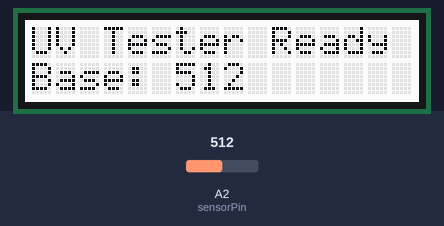
Bench run of a sketch on a simulated Arduino Uno, built with avr-gcc and run on an emulated ATmega328P. Shown: 16×2 character LCD. The inputs (shaded band) are chosen by the test bench; at power-on: A2 (sensorPin) = 512. What the sketch prints to the serial monitor is not drawn.

Above: at 1.3 s.
1.4 s: A2 (sensorPin) set to 716
At 2.1 s:
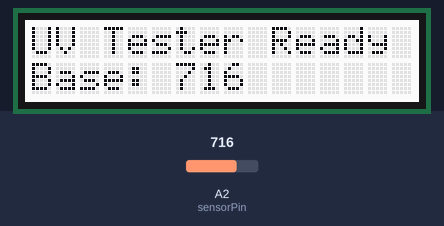
4.4 s: A2 (sensorPin) set to 900
At 5.7 s:
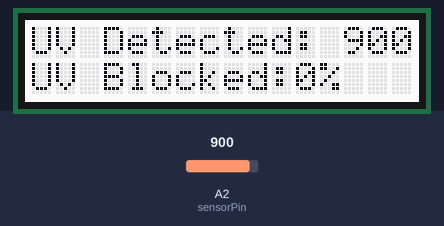
6.6 s: A2 (sensorPin) set to 1023
At 8.1 s:
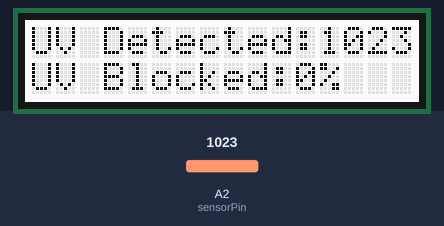
Timing chart, 0 to 9.6 s (numbered marks = the images above; inputs shaded):
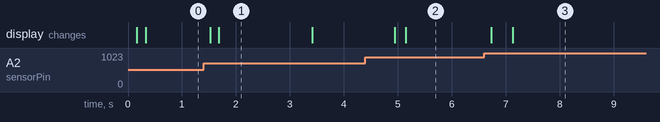

The sketch:

Suncream_LCD_1.ino
```cpp
#include <Wire.h>
#include "Waveshare_LCD1602_RGB.h"

Waveshare_LCD1602_RGB lcd(16, 2);

const int sensorPin  = A2;


int readUV() {
  long sum = 0;
  for (int i = 0; i < 30; i++) {
    sum += analogRead(sensorPin);
    delay(5);
  }
  return sum / 30;
}

int baseline = 0;  // clean slide value

void setup() {
  Serial.begin(9600);
  while (!Serial) {
    ;
  }

  Serial.println("UV Sunscreen Tester");
  Serial.println("--------------------");
  Serial.println("1) Insert CLEAN slide.");
  Serial.println("2) Wait for baseline to be saved.");
  Serial.println("3) Then insert SUNSCREEN slide.");
  Serial.println();

  // LCD INIT
  lcd.init();
  int r = 255, g = 255, b = 255; //brghtness
  lcd.setRGB(r, g, b);

  lcd.setCursor(0, 0);
  lcd.send_string("UV Tester Ready");

  lcd.setCursor(0, 1);
  lcd.send_string("Clean slide...");
}

void loop() {

  // RECORD BASELINE
  while (baseline == 0) {
    int reading = readUV();


    Serial.print("Baseline reading: ");
    Serial.println(reading);

    // LCD line 1: show baseline live
    lcd.setCursor(0, 1);
    char line[17];
    snprintf(line, sizeof(line), "Base:%4d       ", reading);
    lcd.send_string(line);

    static unsigned long start = millis();
    if (millis() - start > 3000) {
      baseline = reading;

      Serial.println();
      Serial.print("Baseline saved: ");
      Serial.println(baseline);
      Serial.println("Now insert SUNSCREEN slide.");
      Serial.println();

      // Show message on LCD
      lcd.setCursor(0, 0);
      lcd.send_string("Baseline Saved  ");
      lcd.setCursor(0, 1);
      lcd.send_string("Sunscreen slide ");
      delay(1500);

      // Clear slide
      lcd.setCursor(0, 0);
      lcd.send_string("                ");
      lcd.setCursor(0, 1);
      lcd.send_string("                ");
    }
  }

  //  MEASURE SUNSCREEN UV BLOCKING
  int current = readUV();
  if (baseline < 5) baseline = 5;

  float transmission = (float)current / baseline * 100.0;
  if (transmission > 100) transmission = 100;

  float blocked = 100.0 - transmission;

  // Serial debug
  Serial.print("Current: ");
  Serial.print(current);
  Serial.print("  |  UV Block: ");
  Serial.print(blocked, 1);
  Serial.println("%");

// DISPLAY ON LCD

// Line 0: UV detected
char line0[17];
snprintf(line0, sizeof(line0), "UV Detected:%4d", current);
lcd.setCursor(0, 0);
lcd.send_string(line0);

// Convert blocked (float) to integer %
int blockedInt = (int)(blocked + 0.5);  // round to nearest
if (blockedInt < 0)   blockedInt = 0;
if (blockedInt > 100) blockedInt = 100;

// Clear line 1 first
lcd.setCursor(0, 1);
lcd.send_string("                ");
// Now print: "UV Blocked:XX%"
lcd.setCursor(0, 1);
lcd.send_string("UV Blocked:");

// Convert number to text
char percentBuf[5];
itoa(blockedInt, percentBuf, 10);

// Print the number
lcd.send_string(percentBuf);

// Print the % sign
lcd.send_string("%");


  delay(200);
}
```

Measured:
- after the input at 1.4 s, the display: first changes after 0.12 s (image 1 shows a later state)
- after the input at 6.6 s, the display: first changes after 0.14 s (image 3 shows a later state)
- what the display in image 1 shows lasts 1.7 s, from 1.7 s to 3.4 s
